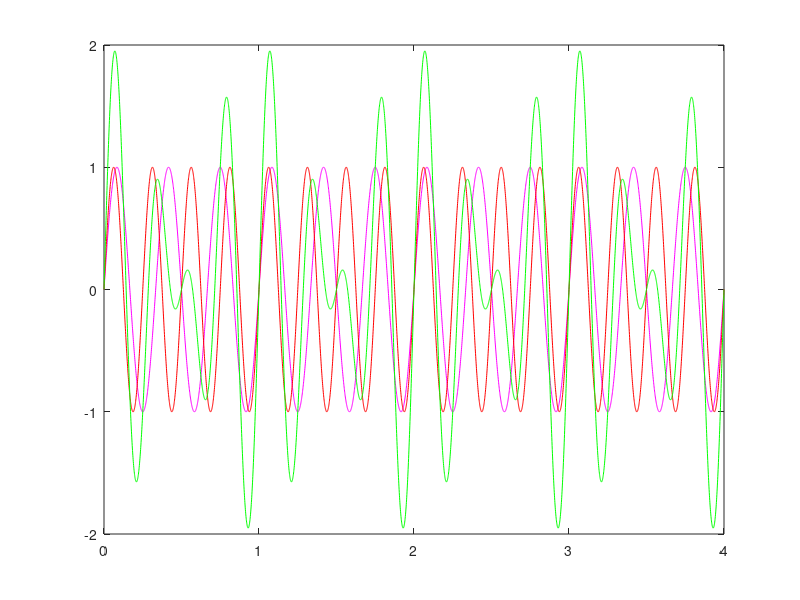

Recreate this plot in MATLAB.
f0_1 = (6*pi) / (2*pi);
f0_2 = (8*pi) / (2*pi);
f0 = gcd(f0_1,f0_2);

T = 1/f0;
Ta = 0.001;
t = 0:Ta:T*4;
y = sin(2*pi*f0_1*t); %sin(2*pi*f0*t)


T = 1/f0;
Ta = 0.001;
t = 0:Ta:T*4;
z = sin(2*pi*f0_2*t); %sin(2*pi*f0*t)

p = y + z;

plot(t,y, 'm' , t, z, 'r' , t, p, 'g');
fprintf('Freq: %f \nT: %f \nTa: %f\n', f0, T, Ta);
